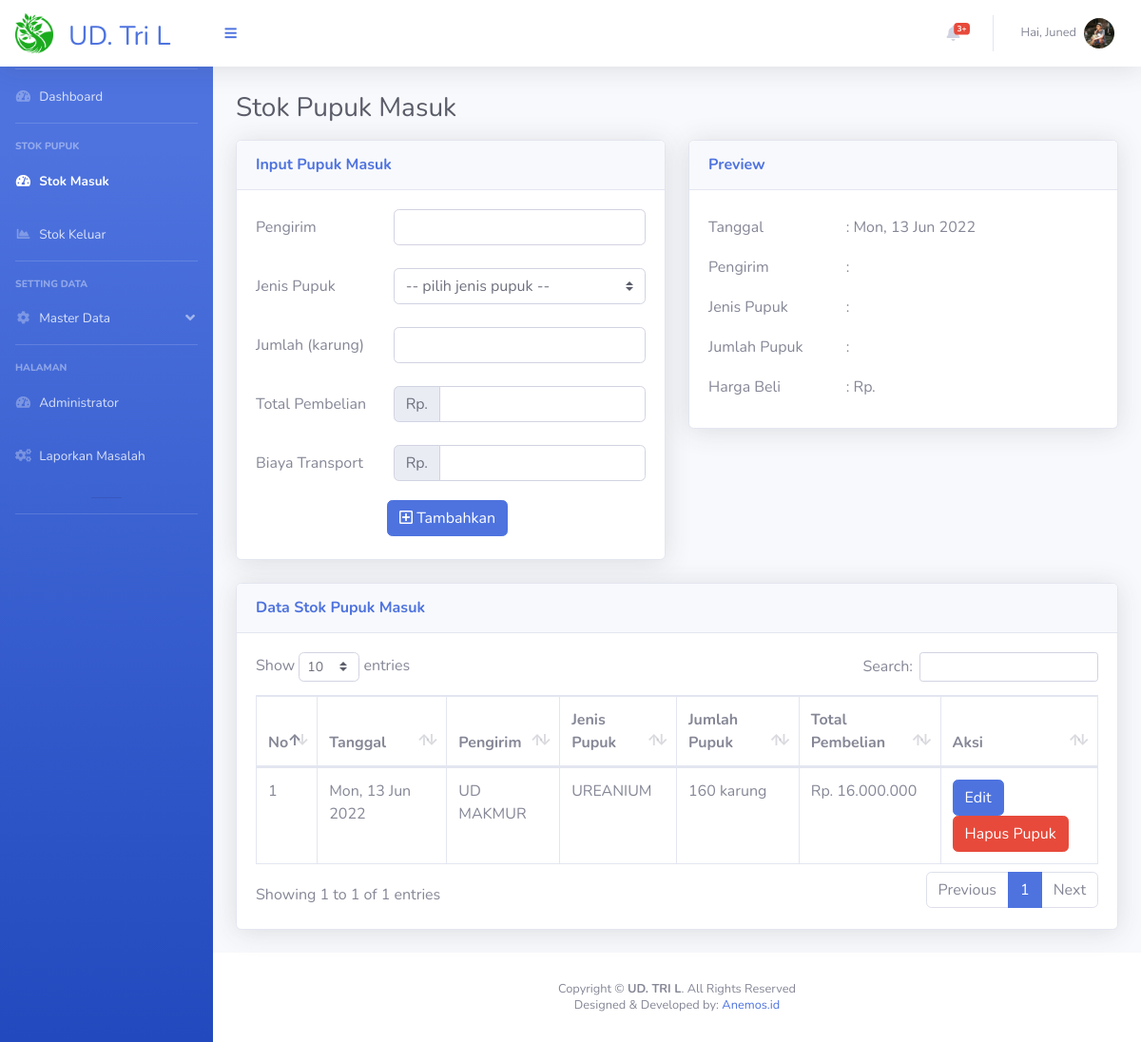
The page /page_stok_masuk.php?m=2&n=1 (signed in) on the database its author committed.
### tables this page shows
CREATE TABLE `stok_masuk` (
  `ID_SM` int(20) NOT NULL,
  `Tanggal` varchar(50) DEFAULT NULL,
  `ID_PK` int(20) DEFAULT NULL,
  `Nama_Pengirim` varchar(100) DEFAULT NULL,
  `Jumlah_Masuk` int(100) DEFAULT NULL,
  `Nominal` int(100) DEFAULT NULL
);

CREATE TABLE `data_pupuk` (
  `ID_PK` int(20) NOT NULL,
  `Jenis_Pupuk` varchar(50) DEFAULT NULL,
  `Stok` int(20) DEFAULT NULL,
  `Harga` int(100) DEFAULT NULL
);

### functions.php (called while the page is built, shortened)
<?php
function rp($angka)
{
    $hasil_rupiah = "Rp. " . number_format($angka, 0, ',', '.');
    return $hasil_rupiah;
}

### page_stok_masuk.php (the view, shortened to what this page needs)
<?php
include "connection.php";
include 'functions.php';
$tanggal = date("D, j M Y ");
if (isset($_SESSION['login'])) {
    ?>
<!DOCTYPE html>
<html lang="en">
<head>
    <link href="vendor/fontawesome-free/css/all.min.css" rel="stylesheet" type="text/css">
    <link href="css/sb-admin-2.min.css" rel="stylesheet">
    <link href="vendor/datatables/dataTables.bootstrap4.min.css" rel="stylesheet">
</head>
<body id="page-top">
    <div id="wrapper">
        <?php include "segment/sidebar.php";?>
        <div id="content-wrapper" class="d-flex flex-column">
            <div id="content">
                <?php include "segment/header.php";?>
                <div class="container-fluid">
                    <div class="d-sm-flex align-items-center justify-content-between ">
                        <h1 class="h3 mb-3 text-gray-800">Stok Pupuk Masuk</h1>
                    </div>
                    <div class="row">
                        <div class="col-xl-6 col-lg-6">
                            <div class="card shadow mb-4">
                                <div
                                    class="card-header py-3 d-flex flex-row align-items-center justify-content-between">
                                    <h6 class="m-0 font-weight-bold text-primary">Input Pupuk Masuk</h6>
                                </div>
                                <div class="card-body">
                                    <form method="POST" action="addStokMasuk.php" enctype="multipart/form-data">
                                        <div class="row mb-2">
                                            <label class="col-sm-4 col-form-label">Pengirim</label>
                                            <div class="col-sm-8">
                                                <input type="text" class="form-control" id="pengirim" name="pengirim"
                                                    required onkeyup="SETis()">
                                            </div>
                                        </div>
                                        <div class="row mb-4">
                                            <label class="col-sm-4 col-form-label">Jenis Pupuk</label>
                                            <div class="col-sm-8">
                                                <select class="custom-select" id="jenisPP" name="jenisPP"
                                                    onchange="SETPP()">
                                                    <option selected="true" disabled="disabled">-- pilih jenis pupuk --
                                                    </option>
                                                </select>
                                            </div>
                                        </div>
                                        <div class="row mb-2">
                                            <label class="col-sm-4 col-form-label">Jumlah (karung)</label>
                                            <div class="col-sm-8">
                                                <input type="number" class="form-control" id="jumlah" name="jumlah"
                                                    required onkeyup="SETis()">
                                            </div>
                                        </div>
                                        <div class="row mb-2">
                                            <label class="col-sm-4 col-form-label"> Total Pembelian</label>
                                            <div class="input-group col-sm-8">
                                                <div class="input-group-prepend">
                                                    <span class="input-group-text" id="basic-addon1">Rp.</span>
                                                </div>
                                                <input type="text" class="form-control" id="harga" name="harga" required
                                                    onkeyup="SETis()">
                                            </div>
                                        </div>
                                        <div class="row mt-4 ">
                                            <label class="col-sm-4 col-form-label ">Biaya Transport</label>
                                            <div class="input-group col-sm-8">
                                                <div class="input-group-prepend">
                                                    <span class="input-group-text" id="basic-addon1">Rp.</span>
                                                </div>
                                                <input type="text" class="form-control" id="transport" name="transport"
                                                    onkeyup="SETis()">
                                            </div>
                                        </div>
                                </div>
                                <div class="row mb-4">
                                    <label class="col-sm-4 col-form-label"> </label>
                                    <div class="col-sm-8">
                                        <button type="submit" class="btn btn-primary" name="tambah"><i
                                                class="far fa-plus-square"></i> Tambahkan </button>
                                    </div>
                                </div>
                            </div>
                        </div>
                        <div class="col-xl-6 col-lg-6">
                            <div class="card shadow mb-4">
                                <div
                                    class="card-header py-3 d-flex flex-row align-items-center justify-content-between">
                                    <h6 class="m-0 font-weight-bold text-primary">Preview</h6>
                                </div>
                                <div class="card-body">
                                    <div class="row mb-1">
                                        <label class="col-sm-4 col-form-label"> Tanggal </label>
                                        <label class="col-sm-5 col-form-label" id="tanggal"><?=": " . ($tanggal)?>
                                        </label>
                                    </div>
                                    <div class="row mb-1">
                                        <label class="col-sm-4 col-form-label">Pengirim</label>
                                        <label class="col-sm-5 col-form-label" id="pengirimPP">:
                                        </label>
                                    </div>
                                    <div class="row mb-1">
                                        <label class="col-sm-4 col-form-label">Jenis Pupuk</label>
                                        <label class="col-sm-5 col-form-label" id="pupuk" name="pupuk">:
                                        </label>
                                    </div>
                                    <div class="row mb-1">
                                        <label class="col-sm-4 col-form-label">Jumlah Pupuk</label>
                                        <label class="col-sm-5 col-form-label" id="jumPP">:
                                        </label>
                                    </div>
                                    <div class="row mb-1">
                                        <label class="col-sm-4 col-form-label">Harga Beli</label>
                                        <label class="col-sm-5 col-form-label" id="hargaPP" name="hargaPP">: Rp.
                                        </label>
                                    </div>
                                </div>
                            </div>
                        </div>
                    </div>
                    <div class="row">
                        <div class="col-xl-12 col-lg-12">
                            <div class="card shadow mb-4">
                                <div
                                    class="card-header py-3 d-flex flex-row align-items-center justify-content-between">
                                    <h6 class="m-0 font-weight-bold text-primary">Data Stok Pupuk Masuk</h6>
                                </div>
                                <div class="card-body">
                                    <div class="table-responsive">
                                        <table class="table table-bordered" id="dataTable" width="100%" cellspacing="0">
                                            <thead>
                                                <tr>
                                                    <th scope="col">No</th>
                                                    <th scope="col">Tanggal</th>
                                                    <th scope="col">Pengirim</th>
                                                    <th scope="col">Jenis Pupuk</th>
                                                    <th scope="col">Jumlah Pupuk</th>
                                                    <th scope="col">Total Pembelian</th>
                                                    <th scope="col">Aksi</th>
                                                </tr>
                                            </thead>
                                            <tbody>
                                                <?php
$no = 1;
    $data = mysqli_query($conn, "SELECT * FROM stok_masuk
    INNER JOIN data_pupuk ON stok_masuk.ID_PK = data_pupuk.ID_PK ORDER BY ID_SM DESC
    ");
    foreach ($data as $all):
        echo ('<tr><td>' . $no . '</td>');
        echo ('<td>' . $all['Tanggal'] . '</td>');
        echo ('<td>' . $all['Nama_Pengirim'] . '</td>');
        echo ('<td>' . $all['Jenis_Pupuk'] . '</td>');
        echo ('<td>' . $all['Jumlah_Masuk'] . ' karung</td>');
        echo ('<td>' . rp($all["Nominal"]) . '</td>');
        echo ('<td>
																																																																																																																																																																																																																																																																							                                                <a href="" class="btn btn-primary" data-toggle="modal" data-target="#modalSubscriptionForm');
        echo ($all['ID_SM'] . '">Edit</a><a href="" class="btn btn-danger" data-toggle="modal" data-target="#exampleModalCenter');
        echo ($all['ID_SM'] . '">Hapus Pupuk</a></td></tr>');
        ?>
                                                <?php $no++;
        ?></tr>
                                    </div>
                                    <?php endforeach;?>
                                </div>
                            </div>
                        </div>
                    </div>
                </div>
            </div>
            <?php include "segment/footer.php";?>
        </div>
    </div>
</body>
</html>
<?php } else {
    header("Location: login.php");
    exit();
}
?>

### rows shown on the page
stok_masuk: Tanggal "Mon, 13 Jun 2022", Nama_Pengirim "UD MAKMUR", ID_PK.Jenis_Pupuk "UREANIUM", Jumlah_Masuk "160", Nominal "Rp. 16.000.000"

### other values the page prints
$_SESSION['per'] "UD. Tri L"
$_SESSION['nama'] "Juned"
